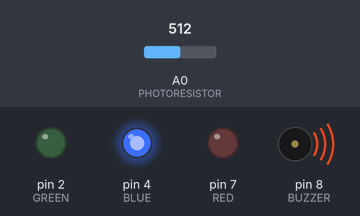
Bench run of a program on a simulated Arduino Uno, built with avr-gcc and run on an emulated ATmega328P. Parts: output pins drawn as LEDs (lit = HIGH), buzzer (waves = sounding). The inputs (shaded band) are chosen by the test bench; at power-on: A0 (PHOTORESISTOR) = 512.

Above: at 1.2 s.
1.3 s: A0 (PHOTORESISTOR) set to 491
At 2.3 s:
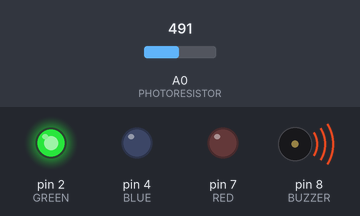
2.8 s: A0 (PHOTORESISTOR) set to 364
At 3.8 s:
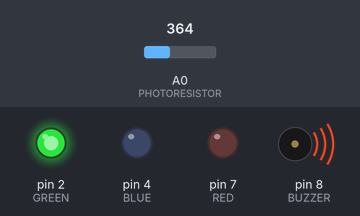
4.3 s: A0 (PHOTORESISTOR) set to 334
At 4.6 s:
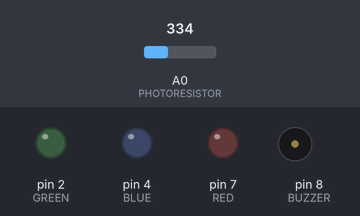
5.8 s: A0 (PHOTORESISTOR) set to 660
At 6.9 s:
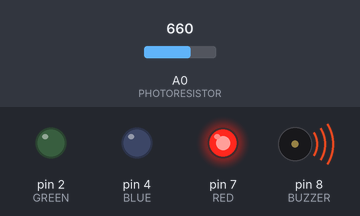
7.3 s: A0 (PHOTORESISTOR) set to 634
At 8.0 s:
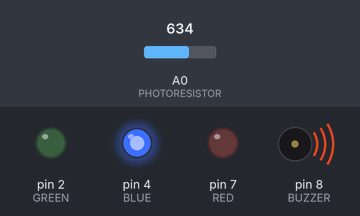
8.8 s: A0 (PHOTORESISTOR) set to 716
At 9.2 s:
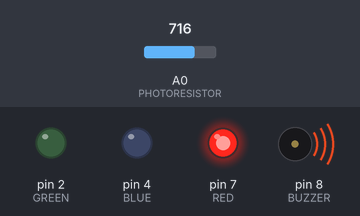
Timing chart, 0 to 11.3 s (numbered marks = the images above; inputs shaded):
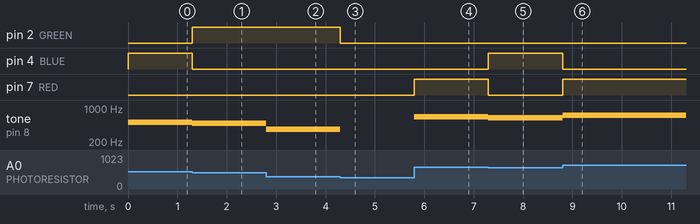

Measured:
- the behaviour switches between 500 and 499 on A0 (PHOTORESISTOR) (found by bisection; images 0 and 1)
- the behaviour switches between 351 and 350 on A0 (PHOTORESISTOR) (found by bisection; images 2 and 3)
- the behaviour switches between 650 and 649 on A0 (PHOTORESISTOR) (found by bisection; images 4 and 5)
- after the input at 1.3 s, pin 2 (GREEN): LOW → HIGH at once; pin 4 (BLUE): HIGH → LOW at once; tone on pin 8 (BUZZER): 512 Hz → 491 Hz at once
- after the input at 2.8 s, tone on pin 8 (BUZZER): 491 Hz → 364 Hz at once
- after the input at 4.3 s, pin 2 (GREEN): HIGH → LOW at once; tone on pin 8 (BUZZER): 364 Hz → silent at once
- after the input at 5.8 s, pin 7 (RED): LOW → HIGH at once; tone on pin 8 (BUZZER): silent → 660 Hz at once
- after the input at 7.3 s, pin 4 (BLUE): LOW → HIGH at once; pin 7 (RED): HIGH → LOW at once; tone on pin 8 (BUZZER): 660 Hz → 634 Hz at once
- after the input at 8.8 s, pin 4 (BLUE): HIGH → LOW at once; pin 7 (RED): LOW → HIGH at once; tone on pin 8 (BUZZER): 634 Hz → 716 Hz at once

The program:

main.cpp
```cpp
#include <Arduino.h>

#define RED 7
#define BLUE 4
#define GREEN 2

#define BUZZER 8
#define PHOTORESISTOR A0

void green();
void blue();
void red();
void off();

void setup() {
  pinMode(RED, OUTPUT);
  pinMode(BLUE, OUTPUT);
  pinMode(GREEN, OUTPUT);
  pinMode(PHOTORESISTOR, INPUT);
  pinMode(BUZZER, OUTPUT);
  Serial.begin(9600);
}

void loop() {
  int res = analogRead(PHOTORESISTOR);
  if (res > 350) {
    tone(BUZZER, res);
  } else {
    noTone(BUZZER);
  }
  if (res >= 650) {
    red();
  } else if (res < 650 && res >= 500) {
    blue();
  } else if (res < 500 && res > 350) {
    green();
  } else {
    off();
  }
}

void green() {
  digitalWrite(GREEN, HIGH);
  digitalWrite(BLUE, LOW);
  digitalWrite(RED, LOW);
}

void blue() {
  digitalWrite(GREEN, LOW);
  digitalWrite(BLUE, HIGH);
  digitalWrite(RED, LOW);
}

void red() {
  digitalWrite(GREEN, LOW);
  digitalWrite(BLUE, LOW);
  digitalWrite(RED, HIGH);
}

void off() {
  digitalWrite(GREEN, LOW);
  digitalWrite(BLUE, LOW);
  digitalWrite(RED, LOW);
}
```
